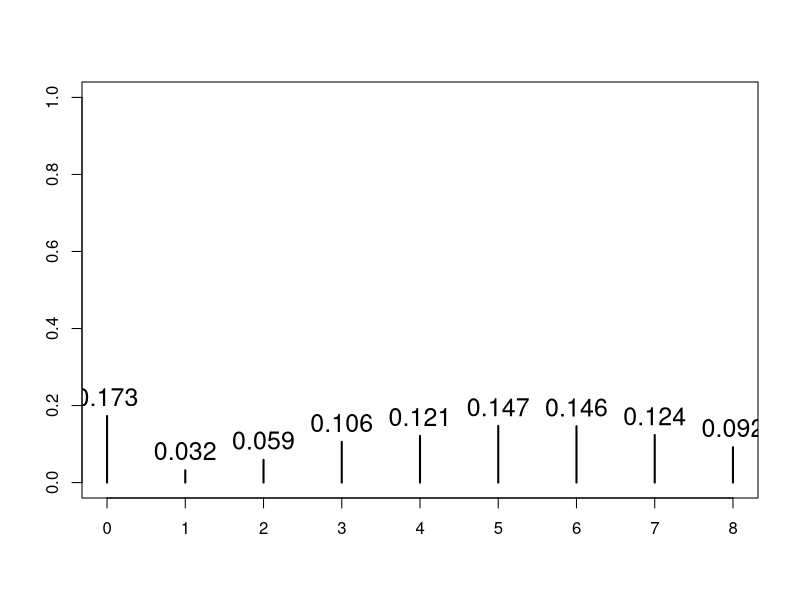

Reproduce this figure in R. (Note: a time limit stopped this script after it produced the figure.)
attack = function(natt, ndef){
    if (ndef > natt)
        ndef = natt # cannot defend with more than the number of attackers
    out = 0
    # roll the two sets of dice
    attack_roll = sort(sample(6, natt, replace = TRUE), decreasing = TRUE)
    defend_roll = sort(sample(6, ndef, replace = TRUE), decreasing = TRUE)
    # count number of defenders that are killed
    for (i in 1:ndef)
        out = out + (attack_roll[i] > defend_roll[i])*1
    return(out)
    }

sim_battle = function(nattacker, ndefender, natt, ndef){
    nrolls = 0
    while (nattacker > 0 && ndefender > 0){
        nrolls = nrolls + 1
        x = attack(min(natt, nattacker), min(ndefender, ndef))
        nmax = min(natt, nattacker, ndef, ndefender)
        ndefender = ndefender - x
        nattacker = nattacker - (nmax - x)
        }
    return((c("natt"=nattacker, "ndef"=ndefender, "nrolls"=nrolls)))
    }

# run 10000 battles where you begin attacking with 8 and the
# opponent begins defending with 5, using the highest number
# of attacks and defenders possible each roll
x = matrix(0, 100000, 3)
for (i in 1:nrow(x))
    x[i,] = sim_battle(8, 5, 3, 2)

# estimated probabilities of the outcomes
p = table(x[,1]) / nrow(x)

# plots of the outcomes (for the attacker)
plot(p, ylab="", xlab="", ylim=c(0,1), cex.lab=2, cex.main = 2)
text(0:(length(p)-1), p+0.05, round(p, 3), cex=1.5)


#### battle rolls
x = matrix(0, 100000, 3) 
p = NULL

for (d in 1:8){
    cat("\rIter: ", d, "/", 8)
    for (i in d:(d+7)){
        for (j in 1:nrow(x)) x[j,] = sim_battle(i, d, 3, 2)
        p[[i-d+1]] = table(x[,1]) / nrow(x)
        }
    pdf(paste0("risk_d",d,".pdf"), height = 25, width = 20)
    par(mfrow=c(4,2), mar=c(4.1,4.1,2.1,2.1), oma=c(1,3,5,1))
    for (i in 1:8){
        plot(p[[i]], ylab="", xlab="", ylim=c(0,1), xlim=c(-0.05, length(p[[i]])-0.95))
#       text(0:(length(p[[i]])-1), p[[i]]+0.05, round(p[[i]], 3), cex=2.5)
        text(0:(length(p[[i]])-1), p[[i]]+0.05, round(p[[i]]*1000), cex=2.5)
        }
    mtext(paste0("Defender: ", d), 3, outer = TRUE, cex = 4)
    mtext("x-axis: remaining attackers", 1, outer = TRUE)
    dev.off()
    }

#### single roll probabilities
x11 <- x21 <- x31 <- x22 <- x32 <- double(1000000)
for (i in 1:length(x11)) x11[i] = attack(1, 1)
for (i in 1:length(x21)) x21[i] = attack(2, 1)
for (i in 1:length(x31)) x31[i] = attack(3, 1)
for (i in 1:length(x22)) x22[i] = attack(2, 2)
for (i in 1:length(x32)) x32[i] = attack(3, 2)

table(x11) / length(x11)
table(x21) / length(x21)
table(x31) / length(x31)
table(x22) / length(x22)
table(x32) / length(x32)

pdf("risk_roll.pdf", height = 25, width = 20)
par(mfrow=c(3,2), mar=c(4.1,5.1,2.1,2.1), oma=c(3,5,5,1))
p = table(x11)/ length(x11)
plot(p, ylab = 1, xlab="", main = 1, ylim=c(0,1), xlim=c(-0.05,1.05), cex.lab = 2, cex.main=2)
text(0:(length(p)-1), p+0.05, round(p, 3), cex=2.5)
plot(0, type="n", xlab="", ylab="", bty="n", xaxt="n", yaxt="n")
p = table(x21) / length(x21)
plot(p, ylab=2, xlab="", ylim=c(0,1), xlim=c(-0.05, 1.05), cex.lab=2, cex.main = 2)
text(0:(length(p)-1), p+0.05, round(p, 3), cex=2.5)
p = table(x22) / length(x22)
plot(p, ylab = "", xlab="", main = 2, ylim=c(0,1), xlim=c(-0.05, 2.05), cex.lab=2, cex.main = 2)
text(0:(length(p)-1), p+0.05, round(p, 3), cex=2.5)
p = table(x31) / length(x31)
plot(p, ylab=3, xlab="", ylim=c(0,1), xlim=c(-0.05, 1.05), cex.lab=2, cex.main = 2)
text(0:(length(p)-1), p+0.05, round(p, 3), cex=2.5)
p = table(x32) / length(x32)
plot(p, ylab="", xlab="", ylim=c(0,1), xlim=c(-0.05, 2.05), cex.lab=2, cex.main = 2)
text(0:(length(p)-1), p+0.05, round(p, 3), cex=2.5)
mtext("Number of Attackers", 2, outer = TRUE, cex = 3)
mtext("Number of Defenders", 3, outer = TRUE, cex = 3)
dev.off()




### true probabilities (with fair dice)
# probability that attacker wins on 1 vs 1
15/(6 * 6)

# probability that attacker wins on 2 vs 1
125/(36 * 6)

# probability that attacker wins on 3 vs 1
855/(216 * 6)

# probabilities for outcomes on 2 vs 2
# Pr(X1 > Y1 and X2 > Y2)
505/1296

# Pr(X1 > Y1 and Y2 > X2)

# Pr(Y1 > X1 and X2 > Y2)

# Pr(Y1 > X1 and Y2 > X2)
